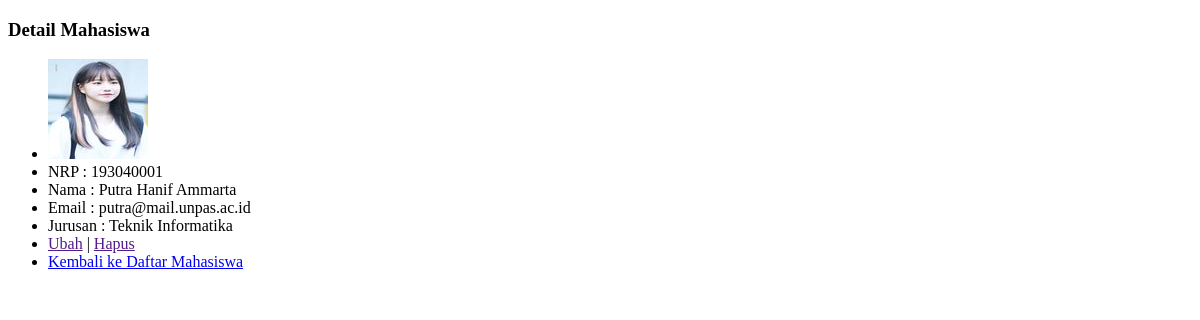
Page /pertemuan10/detail.php?id=1 on the earlier database version.
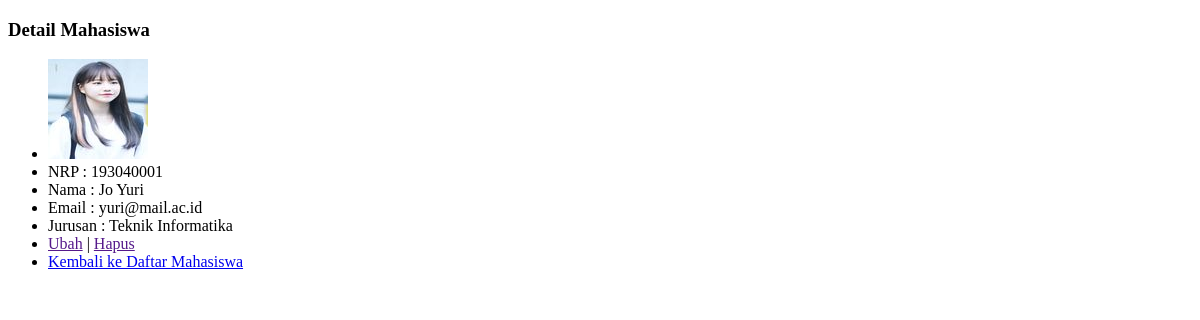
Same page on the later database version.
### tables this page shows
CREATE TABLE `mahasiswa` (
  `id` int(11) NOT NULL,
  `nama` varchar(100) DEFAULT NULL,
  `nrp` varchar(10) DEFAULT NULL,
  `email` varchar(100) DEFAULT NULL,
  `jurusan` varchar(100) DEFAULT NULL,
  `gambar` varchar(100) DEFAULT NULL
);

### pertemuan10/functions.php (called while the page is built, shortened)
<?php
function koneksi()
{
    $conn = mysqli_connect("localhost", "root", "") or die("Koneksi ke DB gagal!");
    mysqli_select_db($conn, "pw_193040001") or die("Database Salah!");
    return $conn;
}
function query($sql)
{
    $conn = koneksi();
    $result = mysqli_query($conn, "$sql");
    if (mysqli_num_rows($result) == 1) {
        return mysqli_fetch_assoc($result);
    }
    $rows = [];
    return $rows;
}

### pertemuan10/detail.php (the view, shortened to what this page needs)
<?php
require 'functions.php';
$id = $_GET['id'];
$m = query("SELECT * FROM mahasiswa WHERE id = $id");
?>
<!DOCTYPE html>
<html lang="en">
<head>
</head>
<body>
  <h3>Detail Mahasiswa</h3>
  <ul>
    <li><img src="img/<?= $m['gambar']; ?>"></li>
    <li>NRP : <?= $m['nrp']; ?></li>
    <li>Nama : <?= $m['nama']; ?></li>
    <li>Email : <?= $m['email']; ?></li>
    <li>Jurusan : <?= $m['jurusan']; ?></li>
    <li><a href="">Ubah</a> | <a href="">Hapus</a></li>
    <li><a href="latihan3.php">Kembali ke Daftar Mahasiswa</a></li>
  </ul>
</body>
</html>

Differences in the rows shown:
changed mahasiswa "Teknik Informatika": nama "Putra Hanif Ammarta" → "Jo Yuri"; email "putra@mail.unpas.ac.id" → "yuri@mail.ac.id"
